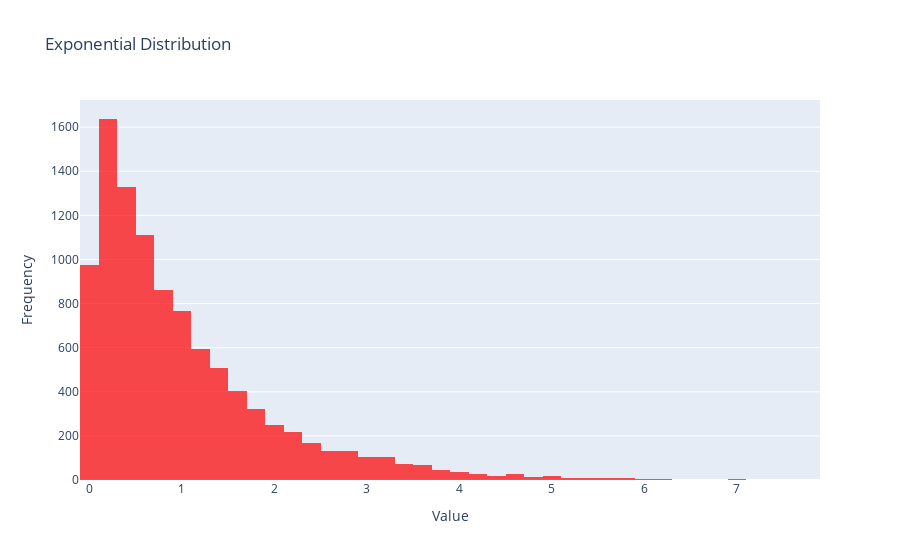

The cell this chart's notebook holds for it:
### Markdown cell above
### 4. Exponential Distribution

Used to model the time between events in a Poisson process. 
Often used in survival analysis and queuing theory.

### Code cell
exp_data = np.random.exponential(scale=1, size=10000)

fig = go.Figure(go.Histogram(
    x=exp_data,
    nbinsx=60,
    marker=dict(color='red'),
    opacity=0.7
))
fig.update_layout(
    title='Exponential Distribution',
    xaxis_title='Value',
    yaxis_title='Frequency'
)
fig.show()

### Figure 1 — Plotly figure (JSON) as saved in the notebook; plotly's stock layout.template omitted (floating-point values rounded to 4 significant figures; data arrays with more than 128 entries replaced by an {"elided": "..."} marker saying what was removed)
{"data": [{"marker": {"color": "red"}, "nbinsx": 60, "opacity": 0.7, "type": "histogram", "x": {"elided": "10000 float values"}}], "layout": {"title": {"text": "Exponential Distribution"}, "xaxis": {"title": {"text": "Value"}}, "yaxis": {"title": {"text": "Frequency"}}}}
